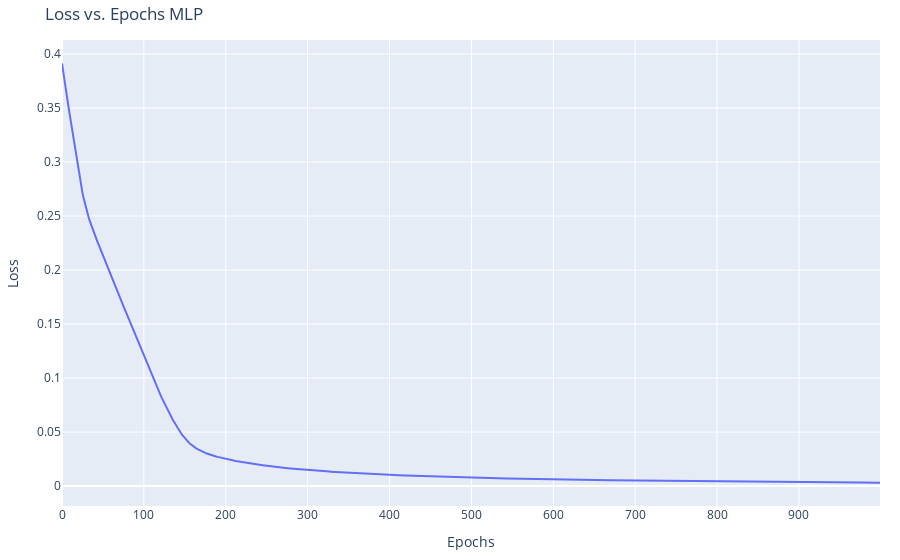

Here is the notebook cell this chart was saved with:
### Code cell
epochs = list(range(len(no_pinn)))

# Crear una figura utilizando plotly
fig = go.Figure()

# Añadir traza para la evolución de la pérdida del MLP sin información física
fig.add_trace(go.Scatter(x=epochs, y=no_pinn, mode='lines', name='Not Physics Informed Neural Network'))

# Actualizar el diseño del gráfico
fig.update_layout(
    title='Pérdida vs. Épocas MLP',
    xaxis=dict(title='Épocas'),
    yaxis=dict(title='Pérdida'),
    legend=dict(x=0.7, y=1.0),
    margin=dict(l=20, r=20, t=40, b=20),
    hovermode='x unified' 
)

# Mostrar el gráfico
fig.show()

### Figure 1 — Plotly figure (JSON) as saved in the notebook; plotly's stock layout.template omitted (floating-point values rounded to 4 significant figures; data arrays with more than 128 entries replaced by an {"elided": "..."} marker saying what was removed)
{"data": [{"mode": "lines", "name": "Not Physics Informed Neural Network", "type": "scatter", "x": {"elided": "1000 int values"}, "y": {"elided": "1000 float values"}}], "layout": {"hovermode": "x unified", "legend": {"x": 0.7, "y": 1}, "margin": {"b": 20, "l": 20, "r": 20, "t": 40}, "title": {"text": "Loss vs. Epochs MLP"}, "xaxis": {"title": {"text": "Epochs"}}, "yaxis": {"title": {"text": "Loss"}}}}
